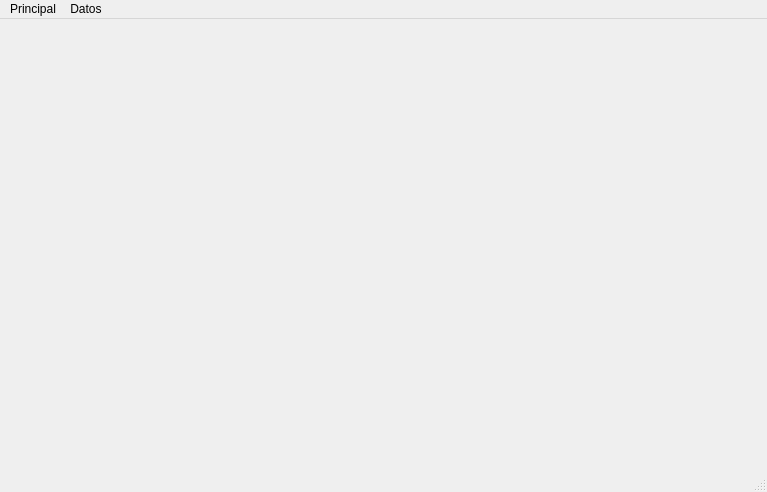
<?xml version="1.0" encoding="UTF-8"?>
<ui version="4.0">
 <class>MainWindow</class>
 <widget class="QMainWindow" name="MainWindow">
  <property name="geometry">
   <rect>
    <x>0</x>
    <y>0</y>
    <width>767</width>
    <height>492</height>
   </rect>
  </property>
  <property name="windowTitle">
   <string>MainWindow</string>
  </property>
  <widget class="QWidget" name="centralwidget"/>
  <widget class="QMenuBar" name="menubar">
   <property name="geometry">
    <rect>
     <x>0</x>
     <y>0</y>
     <width>767</width>
     <height>24</height>
    </rect>
   </property>
   <widget class="QMenu" name="menuPrincipal">
    <property name="title">
     <string>Principal</string>
    </property>
    <addaction name="actionAbrir_DB"/>
    <addaction name="actionNueva_DB"/>
    <addaction name="separator"/>
    <addaction name="actionExit"/>
   </widget>
   <widget class="QMenu" name="menuDatos">
    <property name="title">
     <string>Datos</string>
    </property>
    <addaction name="actionClientes"/>
    <addaction name="actionUsuarios"/>
    <addaction name="actionProcedencia"/>
    <addaction name="actionItems"/>
   </widget>
   <addaction name="menuPrincipal"/>
   <addaction name="menuDatos"/>
  </widget>
  <widget class="QStatusBar" name="statusbar"/>
  <action name="actionAbrir_DB">
   <property name="checkable">
    <bool>false</bool>
   </property>
   <property name="text">
    <string>Abrir DB...</string>
   </property>
  </action>
  <action name="actionNueva_DB">
   <property name="text">
    <string>Nueva DB...</string>
   </property>
  </action>
  <action name="actionExit">
   <property name="text">
    <string>Exit</string>
   </property>
  </action>
  <action name="actionClientes">
   <property name="text">
    <string>Clientes</string>
   </property>
  </action>
  <action name="actionUsuarios">
   <property name="text">
    <string>Usuarios</string>
   </property>
  </action>
  <action name="actionProcedencia">
   <property name="text">
    <string>Procedencia</string>
   </property>
  </action>
  <action name="actionItems">
   <property name="text">
    <string>Items</string>
   </property>
  </action>
 </widget>
 <resources/>
 <connections/>
</ui>
